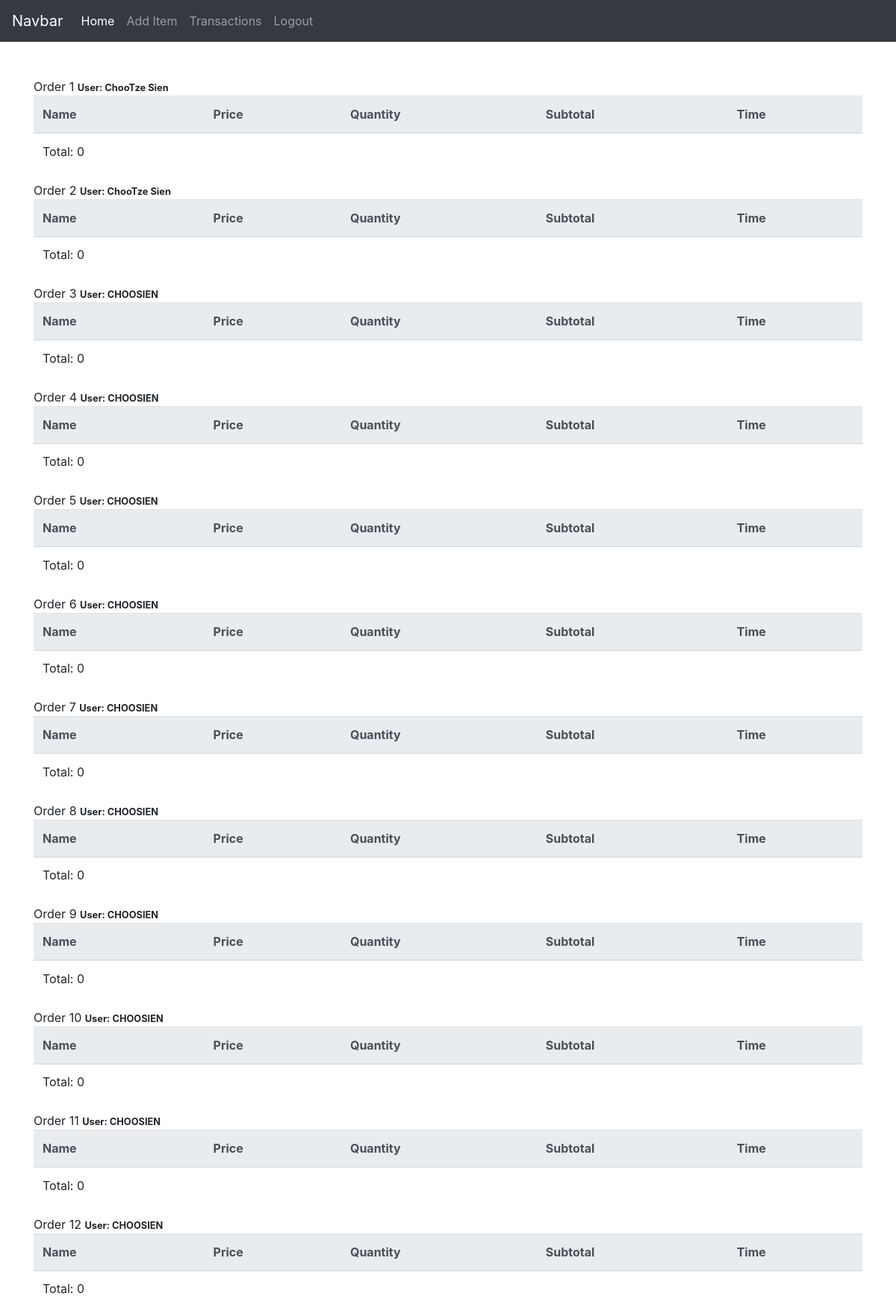
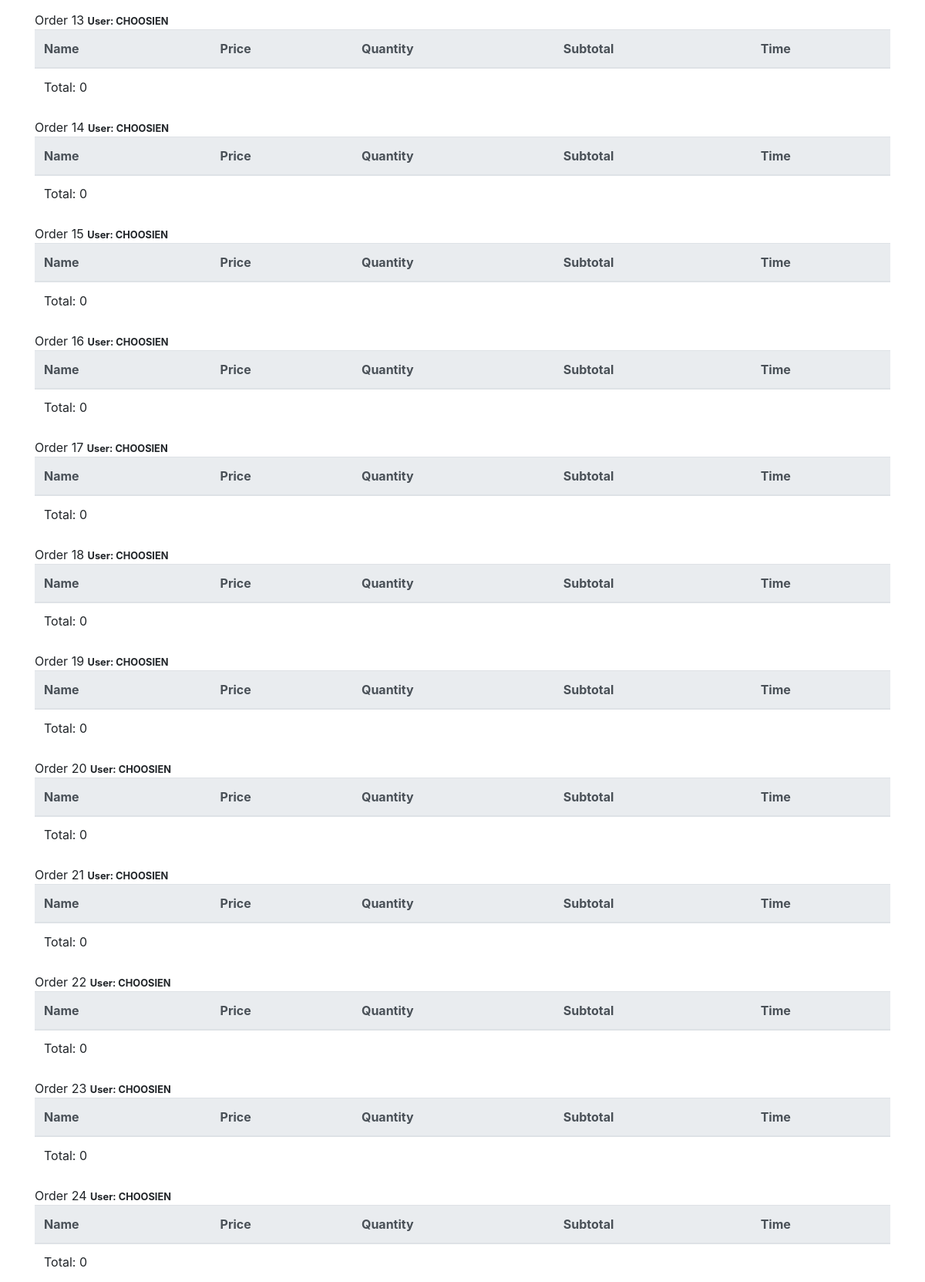
Page /views/transaction.php (signed in, upper part) on the committed database (2 pictures, top to bottom).
### tables this page shows
CREATE TABLE `orders` (
  `id` int(11) NOT NULL,
  `user_id` int(11) NOT NULL,
  `total` float(10,2) NOT NULL,
  `date_purchased` timestamp NOT NULL DEFAULT current_timestamp() ON UPDATE current_timestamp(),
  `isPaypal` tinyint(1) NOT NULL
);

CREATE TABLE `users` (
  `id` int(11) NOT NULL,
  `firstname` varchar(255) NOT NULL,
  `lastname` varchar(255) NOT NULL,
  `username` varchar(255) NOT NULL,
  `email` varchar(255) NOT NULL,
  `password` varchar(255) NOT NULL,
  `isAdmin` tinyint(1) NOT NULL DEFAULT 0
);

### views/transaction.php (the view, shortened to what this page needs)
<?php
    function get_content(){
        require '../controllers/connection.php';
        $allOrdersQr = "SELECT * FROM `orders`";
        $allOrders = mysqli_query($cn, $allOrdersQr);
?>
	<div class="container py-5">
        <?php if($_SESSION['user_details']['isAdmin'] == 1 ):?>
            <?php
                foreach($allOrders as $order):?>
                <table class="table table-hover">
                        <thead class="thead-light">
                            <small>
                                <?php
                                    $user_id = $order['user_id'];
                                    $userQr = "SELECT * FROM users WHERE id = $user_id";
                                    $user = mysqli_fetch_assoc(mysqli_query($cn, $userQr));
                                    echo "<b>User: ".$user['firstname'].$user['lastname']."</b>";
                                ?>
                            </small>
                            <tr>
                                <th>Name</th>
                                <th>Price</th>
                                <th>Quantity</th>
                                <th>Subtotal</th>
                                <th>Time</th>
                            </tr>
                        </thead>
                        <tbody>
                                <?php
                                    $total = 0;
                                    $order_id = $order['id'];
                                    $item_orderQr = "SELECT * FROM item_order WHERE order_id = $order_id";
                                    $item_orders = mysqli_query($cn, $item_orderQr);
                                    foreach($item_orders as $item_order_details):
                                        $item_id = $item_order_details['item_id'];
                                        $item_detailsQr = "SELECT * FROM items WHERE id = $item_id";
                                        $item_details = mysqli_fetch_assoc(mysqli_query($cn, $item_detailsQr));
                                ?>
                                        <?php
                                            $subtotal = $item_order_details['quantity'] * $item_details['price'];
                                            $total += $subtotal;
                                        ?>
                                <?php endforeach;?>
                            <tr>
                                <td>Total: <?php echo $total;?></td>
                            </tr>
                        </tbody>
                </table>
            <?php endforeach;?>
        <?php endif;?>
    </div>
<?php
    }
    require 'partials/layout.php';
?>

### views/partials/layout.php (shortened to what this page needs)
<!doctype html>
<html lang="en">
  <head>
    <link rel="stylesheet" href="https://stackpath.bootstrapcdn.com/bootstrap/4.5.2/css/bootstrap.min.css">
  </head>
  <body>
    <?php require_once 'nav.php'; ?>
        <main>
            <?php get_content(); ?>
        </main>
  </body>
</html>

### views/partials/nav.php (shortened to what this page needs)
<nav class="navbar navbar-expand-lg navbar-dark bg-dark">
  <a class="navbar-brand" href="#">Navbar</a>
  <div class="collapse navbar-collapse" id="navbarNavAltMarkup">
    <div class="navbar-nav">
      <a class="nav-link active" href="/">Home</a>
      <?php if(isset($_SESSION['user_details']) && $_SESSION['user_details']['isAdmin']): ?>
      <a class="nav-link" href="/views/forms/add_item.php">Add Item</a>
      <a class="nav-link" href="/views/transaction.php">Transactions</a>
      <a class="nav-link" href="/routes/logout.php">Logout</a>
      <?php else:?>
        <a class="nav-link" href="/views/forms/login.php">Login</a>
        <a class="nav-link" href="/views/forms/register.php">Register</a>
      <?php endif; ?>
    </div>
  </div>
</nav>

### rows in the picture
orders: user.firstname "Choo", user.lastname "Tze Sien", total "0"
orders: user.firstname "Choo", user.lastname "Tze Sien", total "0"
orders: user.firstname "CHOO", user.lastname "SIEN", total "0"
orders: user.firstname "CHOO", user.lastname "SIEN", total "0"
orders: user.firstname "CHOO", user.lastname "SIEN", total "0"
orders: user.firstname "CHOO", user.lastname "SIEN", total "0"
orders: user.firstname "CHOO", user.lastname "SIEN", total "0"
orders: user.firstname "CHOO", user.lastname "SIEN", total "0"
orders: user.firstname "CHOO", user.lastname "SIEN", total "0"
orders: user.firstname "CHOO", user.lastname "SIEN", total "0"
orders: user.firstname "CHOO", user.lastname "SIEN", total "0"
orders: user.firstname "CHOO", user.lastname "SIEN", total "0"
orders: user.firstname "CHOO", user.lastname "SIEN", total "0"
orders: user.firstname "CHOO", user.lastname "SIEN", total "0"
orders: user.firstname "CHOO", user.lastname "SIEN", total "0"
orders: user.firstname "CHOO", user.lastname "SIEN", total "0"
orders: user.firstname "CHOO", user.lastname "SIEN", total "0"
orders: user.firstname "CHOO", user.lastname "SIEN", total "0"
orders: user.firstname "CHOO", user.lastname "SIEN", total "0"
orders: user.firstname "CHOO", user.lastname "SIEN", total "0"
orders: user.firstname "CHOO", user.lastname "SIEN", total "0"
orders: user.firstname "CHOO", user.lastname "SIEN", total "0"
orders: user.firstname "CHOO", user.lastname "SIEN", total "0"
orders: user.firstname "CHOO", user.lastname "SIEN", total "0"
